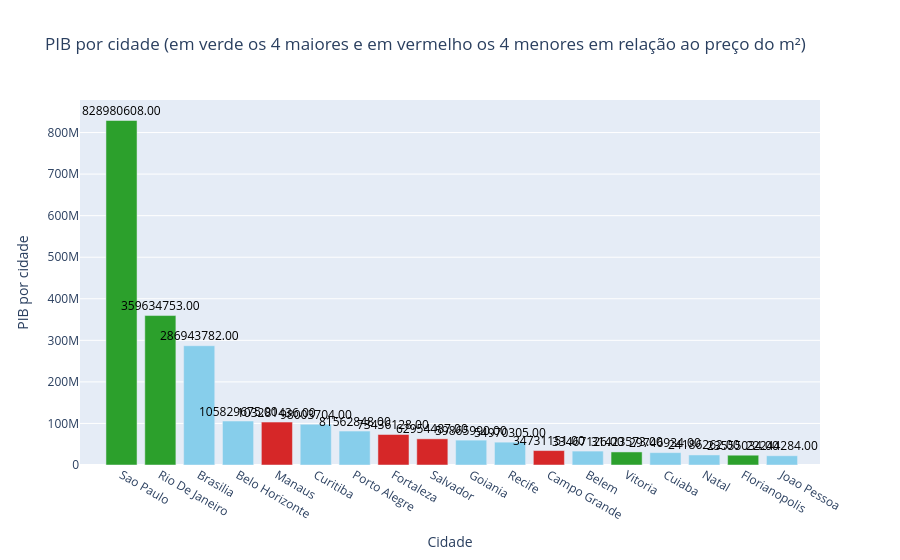

The code cell stored with this chart in its notebook:
### Markdown cell above
## 3.7 PIB por Cidade

### Code cell
df_sorted = df.sort_values(by='avg_area_price_ratio', ascending=False)

colors = ['skyblue'] * len(df_sorted)
colors[:4] = ['#2ca02c'] * 4
colors[-4:] = ['#d62728'] * 4 

df_sorted['color'] = colors

df_sorted = df_sorted.sort_values(by='pib_value', ascending=False)

fig = go.Figure()

fig.add_trace(go.Bar(
    x=df_sorted['city_name'], 
    y=df_sorted['pib_value'], 
    name='PIB por cidade',
    marker_color=df_sorted['color']
))

# Anotações
for i, value in enumerate(df_sorted['pib_value']):
    fig.add_annotation(
        x=df_sorted['city_name'].iloc[i], 
        y=value, 
        text=f'{value:.2f}', 
        showarrow=False, 
        font=dict(size=12, color='black'),
        yshift=10 
    )

fig.update_layout(
    title='PIB por cidade (em verde os 4 maiores e em vermelho os 4 menores em relação ao preço do m²)',
    xaxis_title='Cidade',
    yaxis_title='PIB por cidade',
    showlegend=False
)

fig.show()

### Figure 1 — Plotly figure (JSON) as saved in the notebook; plotly's stock layout.template omitted (floating-point values rounded to 4 significant figures)
{"data": [{"marker": {"color": ["#2ca02c", "#2ca02c", "skyblue", "skyblue", "#d62728", "skyblue", "skyblue", "#d62728", "#d62728", "skyblue", "skyblue", "#d62728", "skyblue", "#2ca02c", "skyblue", "skyblue", "#2ca02c", "skyblue"]}, "name": "PIB por cidade", "type": "bar", "x": ["Sao Paulo", "Rio De Janeiro", "Brasilia", "Belo Horizonte", "Manaus", "Curitiba", "Porto Alegre", "Fortaleza", "Salvador", "Goiania", "Recife", "Campo Grande", "Belem", "Vitoria", "Cuiaba", "Natal", "Florianopolis", "Joao Pessoa"], "y": [829000000.0, 359600000.0, 286900000.0, 105800000.0, 103300000.0, 98000000.0, 81560000.0, 73440000.0, 62950000.0, 59870000.0, 54970000.0, 34730000.0, 33470000.0, 31420000.0, 29750000.0, 24190000.0, 23560000.0, 22240000.0]}], "layout": {"annotations": [{"font": {"color": "black", "size": 12}, "showarrow": false, "text": "828980608.00", "x": "Sao Paulo", "y": 828980608, "yshift": 10}, {"font": {"color": "black", "size": 12}, "showarrow": false, "text": "359634753.00", "x": "Rio De Janeiro", "y": 359634753, "yshift": 10}, {"font": {"color": "black", "size": 12}, "showarrow": false, "text": "286943782.00", "x": "Brasilia", "y": 286943782, "yshift": 10}, {"font": {"color": "black", "size": 12}, "showarrow": false, "text": "105829675.00", "x": "Belo Horizonte", "y": 105829675, "yshift": 10}, {"font": {"color": "black", "size": 12}, "showarrow": false, "text": "103281436.00", "x": "Manaus", "y": 103281436, "yshift": 10}, {"font": {"color": "black", "size": 12}, "showarrow": false, "text": "98003704.00", "x": "Curitiba", "y": 98003704, "yshift": 10}, {"font": {"color": "black", "size": 12}, "showarrow": false, "text": "81562848.00", "x": "Porto Alegre", "y": 81562848, "yshift": 10}, {"font": {"color": "black", "size": 12}, "showarrow": false, "text": "73436128.00", "x": "Fortaleza", "y": 73436128, "yshift": 10}, {"font": {"color": "black", "size": 12}, "showarrow": false, "text": "62954487.00", "x": "Salvador", "y": 62954487, "yshift": 10}, {"font": {"color": "black", "size": 12}, "showarrow": false, "text": "59865990.00", "x": "Goiania", "y": 59865990, "yshift": 10}, {"font": {"color": "black", "size": 12}, "showarrow": false, "text": "54970305.00", "x": "Recife", "y": 54970305, "yshift": 10}, {"font": {"color": "black", "size": 12}, "showarrow": false, "text": "34731151.00", "x": "Campo Grande", "y": 34731151, "yshift": 10}, {"font": {"color": "black", "size": 12}, "showarrow": false, "text": "33467126.00", "x": "Belem", "y": 33467126, "yshift": 10}, {"font": {"color": "black", "size": 12}, "showarrow": false, "text": "31423573.00", "x": "Vitoria", "y": 31423573, "yshift": 10}, {"font": {"color": "black", "size": 12}, "showarrow": false, "text": "29746934.00", "x": "Cuiaba", "y": 29746934, "yshift": 10}, {"font": {"color": "black", "size": 12}, "showarrow": false, "text": "24186262.00", "x": "Natal", "y": 24186262, "yshift": 10}, {"font": {"color": "black", "size": 12}, "showarrow": false, "text": "23555034.00", "x": "Florianopolis", "y": 23555034, "yshift": 10}, {"font": {"color": "black", "size": 12}, "showarrow": false, "text": "22244284.00", "x": "Joao Pessoa", "y": 22244284, "yshift": 10}], "showlegend": false, "title": {"text": "PIB por cidade (em verde os 4 maiores e em vermelho os 4 menores em relação ao preço do m²)"}, "xaxis": {"title": {"text": "Cidade"}}, "yaxis": {"title": {"text": "PIB por cidade"}}}}
